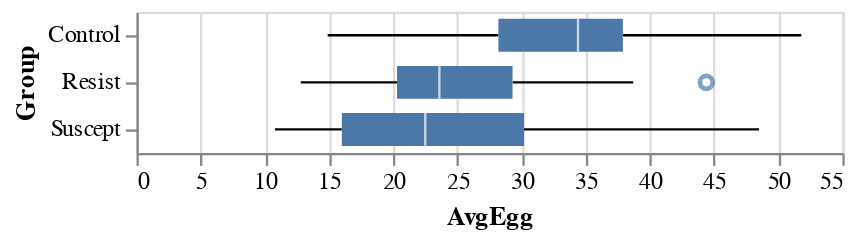

Notebook code for this chart:
### Markdown cell above
#### (a)

### Code cell
(
    alt.Chart(data)
    .mark_boxplot()
    .encode(y='Group', x='AvgEgg')
)

### Figure 1 — Vega-Lite specification as saved in the notebook (floating-point values rounded to 4 significant figures)
{"config": {"view": {"continuousWidth": 300, "continuousHeight": 300}}, "data": {"name": "data-43f65669a64c2460a2a05e6e52bf316c"}, "mark": {"type": "boxplot"}, "encoding": {"x": {"field": "AvgEgg", "type": "quantitative"}, "y": {"field": "Group", "type": "nominal"}}, "$schema": "https://vega.github.io/schema/vega-lite/v5.16.3.json", "datasets": {"data-43f65669a64c2460a2a05e6e52bf316c": [{"AvgEgg": 35.4, "Group": "Control"}, {"AvgEgg": 27.4, "Group": "Control"}, {"AvgEgg": 19.3, "Group": "Control"}, {"AvgEgg": 41.8, "Group": "Control"}, {"AvgEgg": 20.3, "Group": "Control"}, {"AvgEgg": 37.6, "Group": "Control"}, {"AvgEgg": 36.9, "Group": "Control"}, {"AvgEgg": 37.3, "Group": "Control"}, {"AvgEgg": 28.2, "Group": "Control"}, {"AvgEgg": 23.4, "Group": "Control"}, {"AvgEgg": 33.7, "Group": "Control"}, {"AvgEgg": 29.2, "Group": "Control"}, {"AvgEgg": 41.7, "Group": "Control"}, {"AvgEgg": 22.6, "Group": "Control"}, {"AvgEgg": 40.4, "Group": "Control"}, {"AvgEgg": 34.4, "Group": "Control"}, {"AvgEgg": 30.4, "Group": "Control"}, {"AvgEgg": 14.9, "Group": "Control"}, {"AvgEgg": 51.8, "Group": "Control"}, {"AvgEgg": 33.8, "Group": "Control"}, {"AvgEgg": 37.9, "Group": "Control"}, {"AvgEgg": 29.5, "Group": "Control"}, {"AvgEgg": 42.4, "Group": "Control"}, {"AvgEgg": 36.6, "Group": "Control"}, {"AvgEgg": 47.4, "Group": "Control"}, {"AvgEgg": 12.8, "Group": "Resist"}, {"AvgEgg": 21.6, "Group": "Resist"}, {"AvgEgg": 14.8, "Group": "Resist"}, {"AvgEgg": 23.1, "Group": "Resist"}, {"AvgEgg": 34.6, "Group": "Resist"}, {"AvgEgg": 19.7, "Group": "Resist"}, {"AvgEgg": 22.6, "Group": "Resist"}, {"AvgEgg": 29.6, "Group": "Resist"}, {"AvgEgg": 16.4, "Group": "Resist"}, {"AvgEgg": 20.3, "Group": "Resist"}, {"AvgEgg": 29.3, "Group": "Resist"}, {"AvgEgg": 14.9, "Group": "Resist"}, {"AvgEgg": 27.3, "Group": "Resist"}, {"AvgEgg": 22.4, "Group": "Resist"}, {"AvgEgg": 27.5, "Group": "Resist"}, {"AvgEgg": 20.3, "Group": "Resist"}, {"AvgEgg": 38.7, "Group": "Resist"}, {"AvgEgg": 26.4, "Group": "Resist"}, {"AvgEgg": 23.7, "Group": "Resist"}, {"AvgEgg": 26.1, "Group": "Resist"}, {"AvgEgg": 29.5, "Group": "Resist"}, {"AvgEgg": 38.6, "Group": "Resist"}, {"AvgEgg": 44.4, "Group": "Resist"}, {"AvgEgg": 23.2, "Group": "Resist"}, {"AvgEgg": 23.6, "Group": "Resist"}, {"AvgEgg": 38.4, "Group": "Suscept"}, {"AvgEgg": 32.9, "Group": "Suscept"}, {"AvgEgg": 48.5, "Group": "Suscept"}, {"AvgEgg": 20.9, "Group": "Suscept"}, {"AvgEgg": 11.6, "Group": "Suscept"}, {"AvgEgg": 22.3, "Group": "Suscept"}, {"AvgEgg": 30.2, "Group": "Suscept"}, {"AvgEgg": 33.4, "Group": "Suscept"}, {"AvgEgg": 26.7, "Group": "Suscept"}, {"AvgEgg": 39.0, "Group": "Suscept"}, {"AvgEgg": 12.8, "Group": "Suscept"}, {"AvgEgg": 14.6, "Group": "Suscept"}, {"AvgEgg": 12.2, "Group": "Suscept"}, {"AvgEgg": 23.1, "Group": "Suscept"}, {"AvgEgg": 29.4, "Group": "Suscept"}, {"AvgEgg": 16.0, "Group": "Suscept"}, {"AvgEgg": 20.1, "Group": "Suscept"}, {"AvgEgg": 23.3, "Group": "Suscept"}, {"AvgEgg": 22.9, "Group": "Suscept"}, {"AvgEgg": 22.5, "Group": "Suscept"}, {"AvgEgg": 15.1, "Group": "Suscept"}, {"AvgEgg": 31.0, "Group": "Suscept"}, {"AvgEgg": 16.9, "Group": "Suscept"}, {"AvgEgg": 16.1, "Group": "Suscept"}, {"AvgEgg": 10.8, "Group": "Suscept"}]}}
